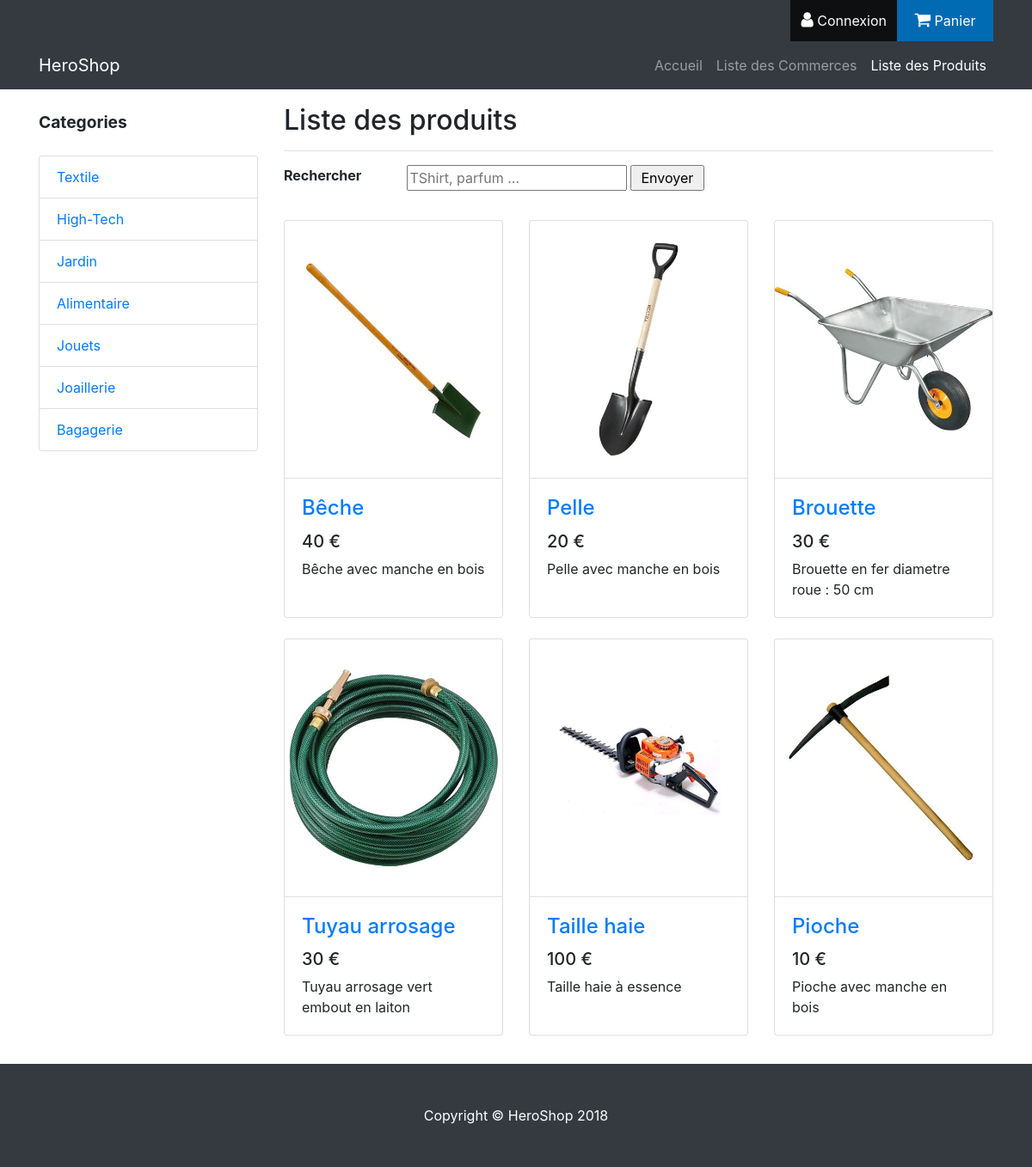
/Produits/liste_produits/3/, run on an earlier commit of the app's database.
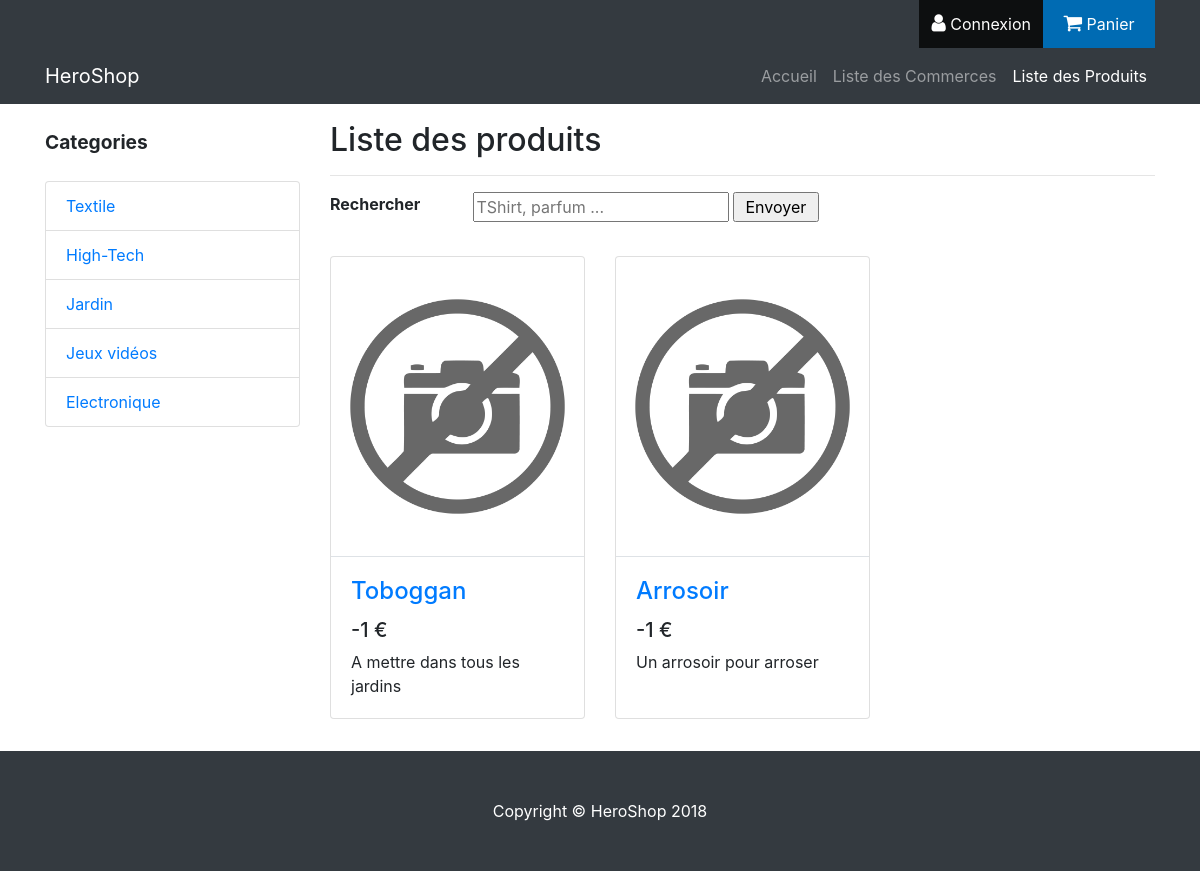
And on a later commit of the database.
### tables this page shows
CREATE TABLE IF NOT EXISTS `produit_type` (
`idProduitType` int(8) unsigned NOT NULL,
  `nomProduitType` varchar(128) NOT NULL,
  `descriptionProduitType` text NOT NULL,
  `seuilStockProduitType` int(8) NOT NULL,
  `idCategorie` int(8) unsigned DEFAULT NULL,
  `siretCommerce` varchar(14) NOT NULL
);

CREATE TABLE IF NOT EXISTS `produit_variante` (
`idProduitVariante` int(8) unsigned NOT NULL,
  `nomProduitVariante` varchar(128) NOT NULL,
  `descriptionProduitVariante` text NOT NULL,
  `prixProduitVariante` int(8) NOT NULL,
  `stockProduitVariante` int(8) NOT NULL DEFAULT '0',
  `idProduitType` int(8) unsigned NOT NULL
);

### application/libraries/Layout.php (called while the page is built, shortened)
<?php
class Layout {
    private $CI;
    private $var = array();
    public function __construct() {
        $this->CI = & get_instance();
        $this->var['output'] = '';
        $this->var['titre'] = ucfirst($this->CI->router->fetch_method()) . ' - ' . ucfirst($this->CI->router->fetch_class());
        $this->var['charset'] = $this->CI->config->item('charset');
        $this->var['css'] = array();
        $this->var['js'] = array();
        $this->var['jquery'] = array();
        $this->var['menu'] = array();
        $this->var['topMenu'] = array();
        $this->var['sideMenu'] = array();
        $this->var['nomSideMenu'] = "";
    }
    public function view($name, $data = array(), $return = false) {
        $this->var['output'] .= $this->CI->load->view($name, $data, true);
        if (!$return) {
            $this->CI->load->view('../themes/default_layout', $this->var);
        } else {
            return $this->CI->load->view('../themes/default_layout', $this->var, true);
        }
    }
    public function views($name, $data = array()) {
        $this->var['output'] .= $this->CI->load->view($name, $data, true);
        return $this;
    }
    public function ajouter_menu($menu, $intitule, $controller) {
        $this->var[$menu][$controller] = array(
            "intitule" => $intitule,
            "url" => site_url($controller . "/"),
            "actif" => $controller == $this->CI->router->fetch_class(),
        );
    }
    public function ajouter_menu_url($menu, $intitule, $url) {
        $this->var[$menu][$url] = array(
            "intitule" => $intitule,
            "url" => site_url($url . "/"),
        );
    }
    public function init_menu() {
        $this->CI->load->library('session');
    }
    public function setNomSideMenu($nom = "") {
        $this->var['nomSideMenu'] = $nom;
    }
}

### application/controllers/Produits.php (called while the page is built, shortened)
<?php
class Produits extends CI_Controller {
    public function __construct() {
        $categ = $this->Categorie_model->read('*');
        foreach ($categ as $c) {
            $intitule = mb_strtoupper(mb_substr($c->descriptionCategorie, 0, 1)) . mb_substr($c->descriptionCategorie, 1);
            $this->layout->ajouter_menu_url('sideMenu', $intitule, 'Produits/liste_produits/' . $c->idCategorie);
        }
        $this->layout->setNomSideMenu("Categories");
    }
    public function liste_produits($id_Categ = 0, $search = "") {
        $where = array();
        if ($id_Categ > 0) {
            $where['idCategorie'] = $id_Categ;
        }
        $result = $this->Produit_type_model->read('*', $where);
        if ($result && count($result) > 0) {
            $liste_produits = array();
            foreach ($result as $produit) {
                $produit->img_url = url_images_in_folder("/assets/images/produits/produit_" . $produit->idProduitType . "/", true)[0];
                $longueur_max_description = 100;
                $produit->descriptionProduitType = substr($produit->descriptionProduitType, 0, $longueur_max_description);
                $produit->prixProduitType = $this->Produit_type_model->getRangePrice($produit->idProduitType);
                $liste_produits[] = $produit;
            }
            $data = array(
                "produits" => $liste_produits,
            );
            $this->layout->views('Produits/title_not_commercant');
            $this->layout->view('Produits/liste_produits', $data);
        }
    }
}
?>

### index.php (called while the page is built, shortened)
<?php
require_once BASEPATH.'core/CodeIgniter.php';

### application/core/MY_Model.php (called while the page is built, shortened)
<?php
class MY_Model extends CI_Model {
    public function read($select = '*', $where = array(), $nb = null, $debut = null) {
        return $this->db->select($select)
                        ->from($this->table)
                        ->where($where)
                        ->limit($nb, $debut)
                        ->get()
                        ->result();
    }
}

### application/helpers/MY_url_helper.php (called while the page is built, shortened)
<?php  if ( ! defined('BASEPATH')) exit('No direct script access allowed');
if ( ! function_exists('site_url'))
{
	function site_url($uri = '')
	{
		if( ! is_array($uri))
		{
			$uri = func_get_args();
		}
		$CI =& get_instance();
		return $CI->config->site_url($uri);
	}
}

### application/views/Produits/liste_produits.php (the view)
<div id="liste_produits">
    <div id="searchbar" class="row form-group ">
        <span class="col-2 mb-4 font-weight-bold">Rechercher</span>
        <div class="col">
            <?php echo form_open('/Produits/liste_produits/'); ?>
            <input class="champ" name="search" type="text" placeholder="TShirt, parfum ..."/>
            <input type="submit" value=" Envoyer " name="submit"/>
            <?php echo form_close(); ?>
        </div>
    </div>
    <div class="row">
        <?php if (isset($produits)): ?>
            <?php foreach ($produits as $p): ?>
                <div class="col-lg-4 col-md-6 mb-4">
                    <div class="card h-100">
                        <a  class="border-bottom" href="<?php echo site_url('/Produits/fiche_produit/' . $p->idProduitType) ?>" style="display:flex;align-items: center; justify-content: center; height:300px;">
                            <div style="height: fit-content">
                                <img class="card-img-top" src="<?php echo $p->img_url ?>" alt="<?php echo $p->nomProduitType ?>" style="height:100%; width: 100%; max-height: 300px;">
                            </div>
                        </a>
                        <div class="card-body">
                            <h4 class="card-title">
                                <a href="<?php echo site_url('/Produits/fiche_produit/' . $p->idProduitType) ?>">
                                    <?php echo mb_ucfirst($p->nomProduitType) ?>
                                </a>
                            </h4>
                            <h5><?php echo $p->prixProduitType ?> €</h5>
                            <p class="card-text"><?php echo mb_ucfirst($p->descriptionProduitType) ?></p>
                        </div>
                    </div>
                </div>
            <?php endforeach; ?>
        <?php endif; ?>
    </div>
</div>

### application/views/Produits/title_not_commercant.php
<div id="title_not_commercant">
    <h2>Liste des produits</h2>
    <hr/>
</div>

### application/themes/default_layout.php (shortened to what this page needs)
<!DOCTYPE html>
<html lang="en">
    <head>
        <link href="<?php echo base_url('assets/css/shop-homepage.css'); ?>" rel="stylesheet">
        <link href="<?php echo base_url('assets/css/bootstrap.min.css'); ?>" rel="stylesheet">
        <link rel="stylesheet" href="https://cdnjs.cloudflare.com/ajax/libs/font-awesome/4.7.0/css/font-awesome.min.css">
        <link rel="stylesheet" type="text/css" media="screen" href="<?php echo base_url('assets/css/main.css'); ?>" />
    </head>
    <body>
        <div class="navbar-dark bg-dark top-navbar">
            <div id="topMenu" class="container">
                <div class="row">
                    <div class="col-md-12 right-nav">
                        <?php if (array_key_exists('Auth', $topMenu)): ?>
                            <a href="<?php echo($topMenu['Auth']['url']); ?>">
                                <div id="connexion-menu" class="top-menu">
                                    <i class="fa fa-user"></i>
                                    <?php echo($topMenu['Auth']['intitule']); ?>
                                </div>
                            </a>
                        <?php endif; ?>
                        <?php if (array_key_exists('Panier', $topMenu)): ?>
                            <a href="<?php echo($topMenu['Panier']['url']); ?>">
                                <div id="panier-menu" class="top-menu">
                                    <i class="fa fa-shopping-cart"></i>
                                    <?php echo($topMenu['Panier']['intitule']); ?>
                                </div>
                            </a>
                        <?php endif; ?>
                    </div>
                </div>
            </div>
            <nav class="navbar navbar-expand-lg navbar-dark bg-dark">
                <div class="container">
                    <a class="navbar-brand" href="<?php echo site_url('') ?>">HeroShop</a>
                    <div class="collapse navbar-collapse" id="navbarResponsive">
                        <ul class="navbar-nav ml-auto">
                            <?php foreach ($menu as $m): ?>
                                <li class="nav-item">
                                    <a class="nav-link <?php (array_key_exists('actif', $m) && $m['actif']) ? print 'active' : print '' ?>" href="<?php echo $m["url"] ?>">
                                        <?php echo $m["intitule"] ?>
                                    </a>
                                </li>
                            <?php endforeach; ?>
                        </ul>
                    </div>
                </div>
            </nav>
        </div>
        <div class="container main-content">
            <div class="row">
                <?php if (count($sideMenu) > 0): ?>
                    <div class="col-lg-3">
                        <?php if ($nomSideMenu != ""): ?>
                            <div class="my-4 titre-sidemenu"><?php echo $nomSideMenu ?></div>
                        <?php endif; ?>
                        <div class="list-group">
                            <?php foreach ($sideMenu as $m): ?>
                                <a href="<?php echo $m["url"] ?>" class="list-group-item"><?php echo $m['intitule'] ?></a>
                            <?php endforeach; ?>
                        </div>
                    </div>
                    <div class="col-lg-9">
                    <?php else: ?>
                        <div class="col-lg-12">
                        <?php endif; ?>
                        <div id="contenu">
                            <?php echo $output; ?>
                        </div>
                    </div>
                </div>
            </div>
            <footer class="py-5 bg-dark footer">
                <div class="container">
                    <p class="m-0 text-center text-white">Copyright &copy; HeroShop 2018</p>
                </div>
            </footer>
    </body>
</html>

### assets/css/shop-homepage.css (style rules this page uses)
body { padding-top: 54px; }
@media (min-width: 992px) { body { padding-top: 56px; } }

### assets/css/main.css (style rules this page uses)
html { height: 100%; }
body { padding-top:0; display: flex; min-height: 100vh; flex-direction: column; }
.main-content { flex: 1; }
#contenu { padding-top: 2%; padding-bottom: 1%; }
img { max-width : 100%; height: auto; display: block; }
.fa { font-size:125%; }
.top-navbar a { color:white; text-decoration: none; }
.right-nav { display: -webkit-box; display: -ms-flexbox; display: flex; -ms-flex-wrap: nowrap; flex-wrap: nowrap; -webkit-box-pack: end; -ms-flex-pack: end; justify-content: flex-end; color:white; }
.top-menu { height: 3rem; min-width: 7rem; padding: .75rem; text-align: center; white-space: nowrap; }
#panier-menu { background: #006bb3; }
#connexion-menu { background: rgba(0,0,0,0.75); }
.titre-sidemenu { font-size:120%; font-weight: 700; }

What changed in the data, as far as the page shows it:
removed produit_type: shows a picture, nomProduitType "Bêche", idProduitType.prixProduitVariante "40", descriptionProduitType "Bêche avec manche en bois"
removed produit_type: shows a picture, nomProduitType "Pelle", idProduitType.prixProduitVariante "20", descriptionProduitType "Pelle avec manche en bois"
removed produit_type: shows a picture, nomProduitType "Brouette", idProduitType.prixProduitVariante "30", descriptionProduitType "Brouette en fer diametre roue : 50 cm"
removed produit_type: shows a picture, nomProduitType "Tuyau arrosage", idProduitType.prixProduitVariante "30", descriptionProduitType "Tuyau arrosage vert embout en laiton"
removed produit_type: shows a picture, nomProduitType "Taille haie", idProduitType.prixProduitVariante "100", descriptionProduitType "Taille haie à essence"
removed produit_type: shows a picture, nomProduitType "Pioche", idProduitType.prixProduitVariante "10", descriptionProduitType "Pioche avec manche en bois"
added produit_type: nomProduitType "Toboggan", prixProduitType "-1", descriptionProduitType "A mettre dans tous les jardins"
added produit_type: nomProduitType "Arrosoir", prixProduitType "-1", descriptionProduitType "Un arrosoir pour arroser"
Also different on the page:
new list line: "Jeux vidéos"
new list line: "Electronique"
list line gone: "Alimentaire"
list line gone: "Jouets"
list line gone: "Joaillerie"
list line gone: "Bagagerie"
